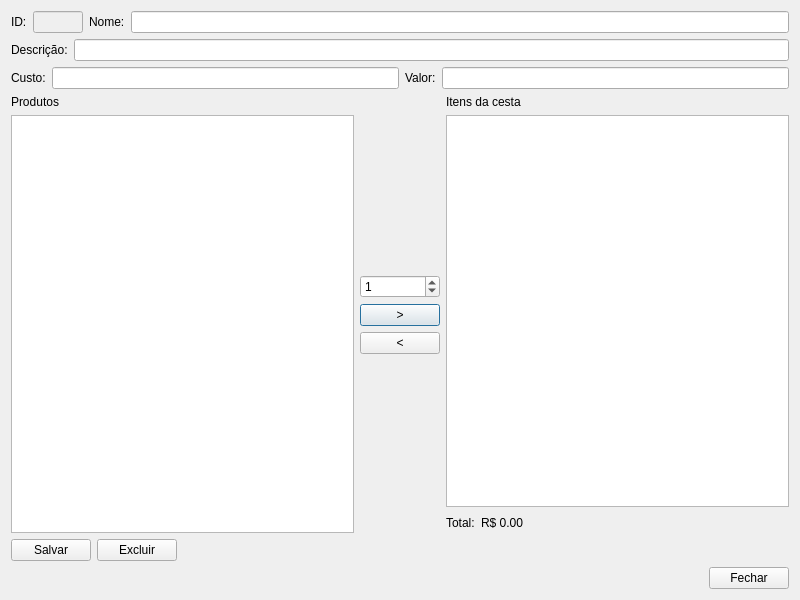
<?xml version="1.0" encoding="UTF-8"?>
<ui version="4.0">
 <class>fm_edita_cesta</class>
 <widget class="QDialog" name="fm_edita_cesta">
  <property name="geometry">
   <rect>
    <x>0</x>
    <y>0</y>
    <width>800</width>
    <height>600</height>
   </rect>
  </property>
  <property name="windowTitle">
   <string>Gestão de cestas - FCMCestas</string>
  </property>
  <property name="windowIcon">
   <iconset resource="resource_files.qrc">
    <normaloff>:/icons/images/icone.png</normaloff>:/icons/images/icone.png</iconset>
  </property>
  <layout class="QGridLayout" name="gridLayout">
   <item row="0" column="0">
    <layout class="QHBoxLayout" name="horizontalLayout">
     <item>
      <widget class="QLabel" name="label">
       <property name="text">
        <string>ID:</string>
       </property>
      </widget>
     </item>
     <item>
      <widget class="QLineEdit" name="lineEdit_id">
       <property name="enabled">
        <bool>false</bool>
       </property>
       <property name="maximumSize">
        <size>
         <width>50</width>
         <height>16777215</height>
        </size>
       </property>
      </widget>
     </item>
     <item>
      <widget class="QLabel" name="label_2">
       <property name="text">
        <string>Nome:</string>
       </property>
      </widget>
     </item>
     <item>
      <widget class="QLineEdit" name="lineEdit_nome"/>
     </item>
    </layout>
   </item>
   <item row="1" column="0">
    <layout class="QHBoxLayout" name="horizontalLayout_2">
     <item>
      <widget class="QLabel" name="label_3">
       <property name="text">
        <string>Descrição:</string>
       </property>
      </widget>
     </item>
     <item>
      <widget class="QLineEdit" name="lineEdit_descricao"/>
     </item>
    </layout>
   </item>
   <item row="2" column="0">
    <layout class="QHBoxLayout" name="horizontalLayout_3">
     <item>
      <widget class="QLabel" name="label_4">
       <property name="text">
        <string>Custo:</string>
       </property>
      </widget>
     </item>
     <item>
      <widget class="QLineEdit" name="lineEdit_custo"/>
     </item>
     <item>
      <widget class="QLabel" name="label_5">
       <property name="text">
        <string>Valor:</string>
       </property>
      </widget>
     </item>
     <item>
      <widget class="QLineEdit" name="lineEdit_valor"/>
     </item>
    </layout>
   </item>
   <item row="3" column="0">
    <layout class="QHBoxLayout" name="horizontalLayout_4">
     <item>
      <layout class="QVBoxLayout" name="v_produtos">
       <item>
        <widget class="QLabel" name="label_6">
         <property name="text">
          <string>Produtos</string>
         </property>
        </widget>
       </item>
       <item>
        <widget class="QTableWidget" name="tableWidget_produtos"/>
       </item>
      </layout>
     </item>
     <item>
      <layout class="QVBoxLayout" name="v_adiciona_remove">
       <item>
        <spacer name="verticalSpacer">
         <property name="orientation">
          <enum>Qt::Vertical</enum>
         </property>
         <property name="sizeHint" stdset="0">
          <size>
           <width>20</width>
           <height>40</height>
          </size>
         </property>
        </spacer>
       </item>
       <item>
        <widget class="QSpinBox" name="spinBox_quantidade">
         <property name="value">
          <number>1</number>
         </property>
        </widget>
       </item>
       <item>
        <widget class="QPushButton" name="pushButton_adicionar">
         <property name="text">
          <string>&gt;</string>
         </property>
        </widget>
       </item>
       <item>
        <widget class="QPushButton" name="pushButton_retirar">
         <property name="text">
          <string>&lt;</string>
         </property>
        </widget>
       </item>
       <item>
        <spacer name="verticalSpacer_2">
         <property name="orientation">
          <enum>Qt::Vertical</enum>
         </property>
         <property name="sizeHint" stdset="0">
          <size>
           <width>20</width>
           <height>40</height>
          </size>
         </property>
        </spacer>
       </item>
      </layout>
     </item>
     <item>
      <layout class="QVBoxLayout" name="v_itens">
       <item>
        <widget class="QLabel" name="label_7">
         <property name="text">
          <string>Itens da cesta</string>
         </property>
        </widget>
       </item>
       <item>
        <widget class="QTableWidget" name="tableWidget_itens_cesta"/>
       </item>
       <item>
        <layout class="QHBoxLayout" name="h_total">
         <item>
          <widget class="QLabel" name="label_8">
           <property name="text">
            <string>Total:</string>
           </property>
          </widget>
         </item>
         <item>
          <widget class="QLabel" name="label_total">
           <property name="text">
            <string>R$ 0.00</string>
           </property>
          </widget>
         </item>
         <item>
          <spacer name="horizontalSpacer_3">
           <property name="orientation">
            <enum>Qt::Horizontal</enum>
           </property>
           <property name="sizeHint" stdset="0">
            <size>
             <width>40</width>
             <height>20</height>
            </size>
           </property>
          </spacer>
         </item>
        </layout>
       </item>
      </layout>
     </item>
    </layout>
   </item>
   <item row="4" column="0">
    <layout class="QHBoxLayout" name="h_salvar_excluir">
     <item>
      <widget class="QPushButton" name="pushButton_salvar">
       <property name="text">
        <string>Salvar</string>
       </property>
      </widget>
     </item>
     <item>
      <widget class="QPushButton" name="pushButton_excluir">
       <property name="text">
        <string>Excluir</string>
       </property>
      </widget>
     </item>
     <item>
      <spacer name="horizontalSpacer">
       <property name="orientation">
        <enum>Qt::Horizontal</enum>
       </property>
       <property name="sizeHint" stdset="0">
        <size>
         <width>40</width>
         <height>20</height>
        </size>
       </property>
      </spacer>
     </item>
    </layout>
   </item>
   <item row="5" column="0">
    <layout class="QHBoxLayout" name="h_fechar">
     <item>
      <spacer name="horizontalSpacer_2">
       <property name="orientation">
        <enum>Qt::Horizontal</enum>
       </property>
       <property name="sizeHint" stdset="0">
        <size>
         <width>40</width>
         <height>20</height>
        </size>
       </property>
      </spacer>
     </item>
     <item>
      <widget class="QPushButton" name="pushButton_fechar">
       <property name="text">
        <string>Fechar</string>
       </property>
      </widget>
     </item>
    </layout>
   </item>
  </layout>
 </widget>
 <resources>
  <include location="resource_files.qrc"/>
 </resources>
 <connections/>
</ui>
